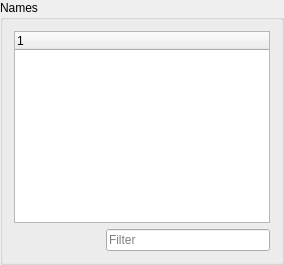
              <widget class="QGroupBox" name="groupBox">
               <property name="title">
                <string>Names</string>
               </property>
               <layout class="QVBoxLayout" name="verticalLayout_8">
                <item>
                 <widget class="characterTreeView" name="lstCharacters">
                  <property name="horizontalScrollBarPolicy">
                   <enum>Qt::ScrollBarAlwaysOff</enum>
                  </property>
                  <property name="dragEnabled">
                   <bool>true</bool>
                  </property>
                  <property name="selectionMode">
                   <enum>QAbstractItemView::ExtendedSelection</enum>
                  </property>
                  <column>
                   <property name="text">
                    <string notr="true">1</string>
                   </property>
                  </column>
                 </widget>
                </item>
                <item>
                 <layout class="QHBoxLayout" name="horizontalLayout_14">
                  <item>
                   <widget class="QPushButton" name="btnAddPerso">
                    <property name="text">
                     <string/>
                    </property>
                    <property name="icon">
                     <iconset theme="list-add">
                      <normaloff>.</normaloff>.</iconset>
                    </property>
                    <property name="flat">
                     <bool>true</bool>
                    </property>
                   </widget>
                  </item>
                  <item>
                   <widget class="QPushButton" name="btnRmPerso">
                    <property name="text">
                     <string/>
                    </property>
                    <property name="icon">
                     <iconset theme="list-remove">
                      <normaloff>.</normaloff>.</iconset>
                    </property>
                    <property name="flat">
                     <bool>true</bool>
                    </property>
                   </widget>
                  </item>
                  <item>
                   <widget class="QLineEdit" name="txtPersosFilter">
                    <property name="placeholderText">
                     <string>Filter</string>
                    </property>
                    <property name="clearButtonEnabled">
                     <bool>true</bool>
                    </property>
                   </widget>
                  </item>
                 </layout>
                </item>
               </layout>
              </widget>
